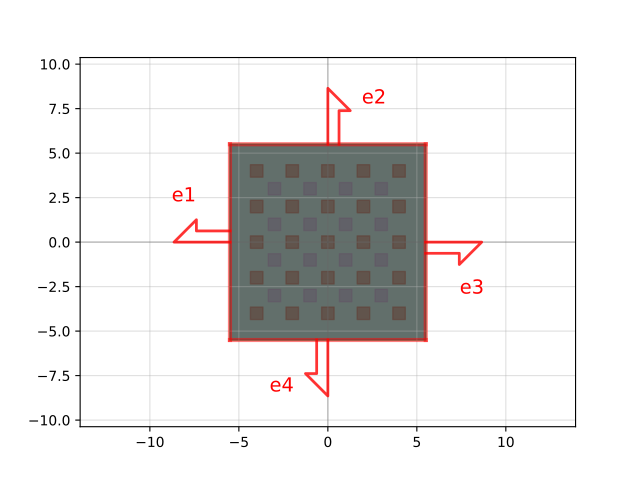

Python code for this plot:
import gdsfactory as gf

c = gf.components.via_stack_slab_m3(size=[11.0, 11.0], layers=['SLAB90', 'M1', 'M2', 'M3'])
c.plot()
